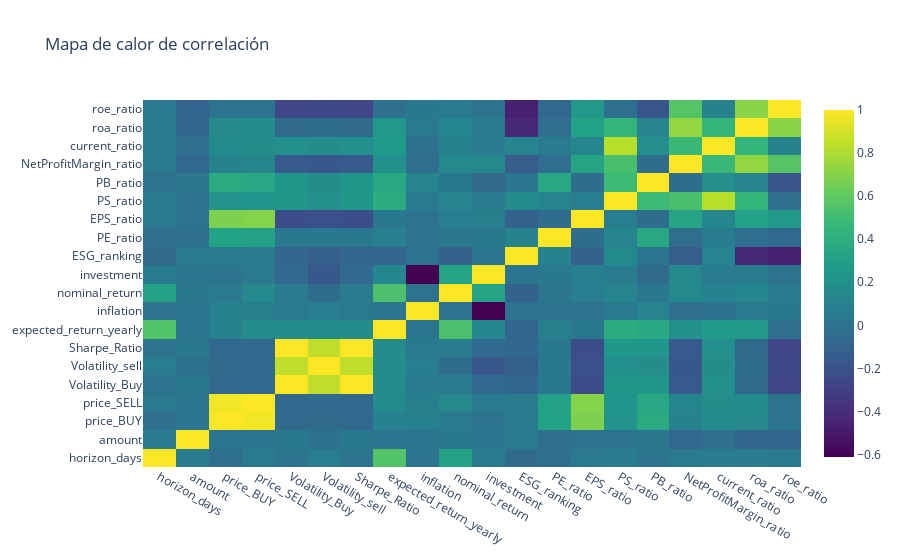

The notebook cell saved with this chart:
### Code cell
heatmap = go.Heatmap(
    z=matriz_correlacion.values,  # valores de la correlación
    x=matriz_correlacion.columns,  # nombres de las columnas
    y=matriz_correlacion.columns,  # nombres de las filas
    colorscale='Viridis',  # paleta de colores
)

layout = go.Layout(title='Mapa de calor de correlación')

fig = go.Figure(data=[heatmap], layout=layout)

# Mostrar el mapa de calor
#pyo.plot(fig, filename='heatmap.html')
fig.show()

### Figure 1 — Plotly figure (JSON) as saved in the notebook; plotly's stock layout.template omitted (floating-point values rounded to 4 significant figures; data arrays with more than 128 entries replaced by an {"elided": "..."} marker saying what was removed)
{"data": [{"colorscale": [[0, "#440154"], [0.1111, "#482878"], [0.2222, "#3e4989"], [0.3333, "#31688e"], [0.4444, "#26828e"], [0.5556, "#1f9e89"], [0.6667, "#35b779"], [0.7778, "#6ece58"], [0.8889, "#b5de2b"], [1, "#fde725"]], "type": "heatmap", "x": ["horizon_days", "amount", "price_BUY", "price_SELL", "Volatility_Buy", "Volatility_sell", "Sharpe_Ratio", "expected_return_yearly", "inflation", "nominal_return", "investment", "ESG_ranking", "PE_ratio", "EPS_ratio", "PS_ratio", "PB_ratio", "NetProfitMargin_ratio", "current_ratio", "roa_ratio", "roe_ratio"], "y": ["horizon_days", "amount", "price_BUY", "price_SELL", "Volatility_Buy", "Volatility_sell", "Sharpe_Ratio", "expected_return_yearly", "inflation", "nominal_return", "investment", "ESG_ranking", "PE_ratio", "EPS_ratio", "PS_ratio", "PB_ratio", "NetProfitMargin_ratio", "current_ratio", "roa_ratio", "roe_ratio"], "z": {"elided": "20x20 float values"}}], "layout": {"title": {"text": "Mapa de calor de correlación"}}}
